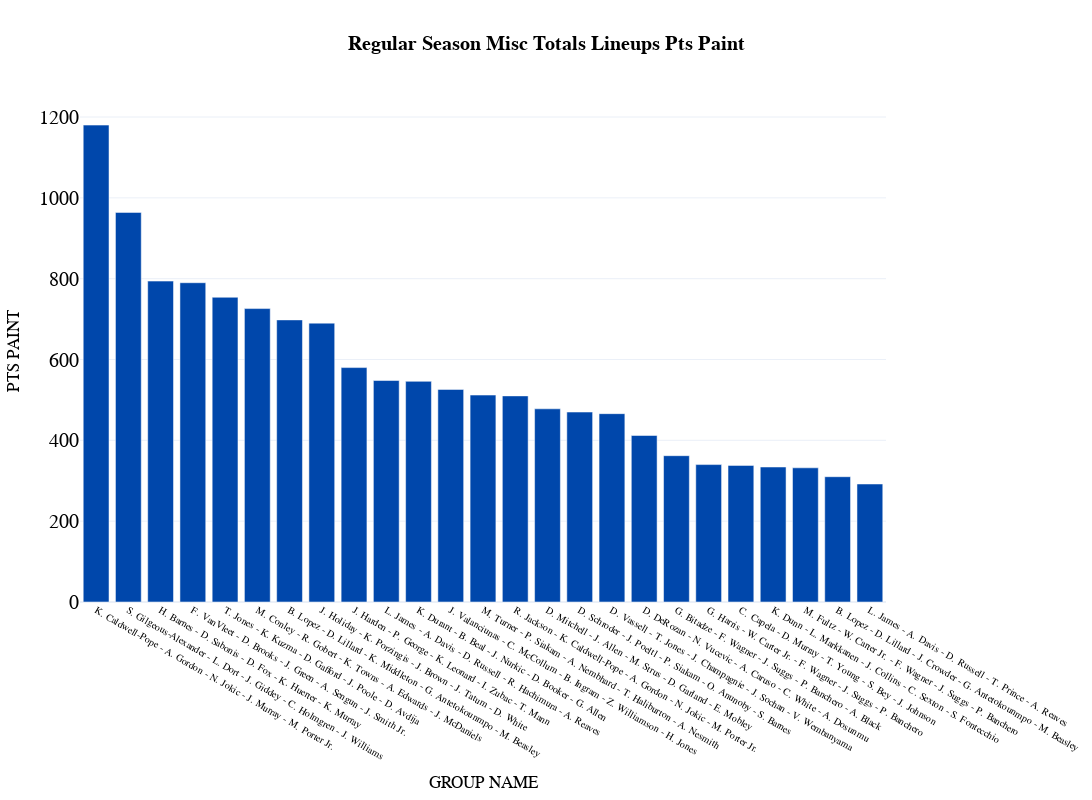

Here is the notebook cell this chart was saved with:
### Code cell
fig_bar_misc = px.bar(
    df_totals_misc[df_totals_misc["MIN"]>100].sort_values(by=sort_category_misc, ascending=False).head(25),
  x='GROUP NAME', 
  y=sort_category_misc,
#   color='TEAM_ABBREVIATION',
  color_discrete_map=team_color_dict,     
  title="<b>{} Misc Totals Lineups {}</b>".format(types,sort_category_misc.replace('_', ' ').title()),
  template="plotly_white",
  hover_data=['GROUP NAME', 'TEAM ABBREVIATION', 'GP', 'W', 'L', 'MIN', 'PTS OFF TOV',
       'PTS 2ND CHANCE', 'PTS FB', 'PTS PAINT', 'OPP PTS OFF TOV',
       'OPP PTS 2ND CHANCE', 'OPP PTS FB', 'OPP PTS PAINT'], 
  height=800, 
  width=1200,
  )

fig_bar_misc.update_layout(
    title_x=0.5,
    hoverlabel=dict(
        bgcolor="white",
        font_size=16,
        font_family="PT Sans Narrow"
    ),
    yaxis = dict(tickfont = dict(size=20)),
    xaxis = dict(tickfont = dict(size=10)),
    font=dict(
        family="PT Sans Narrow",
        size=14,
        color="Black"
    ),
    title_font_family="PT Sans Narrow"
)
fig_bar_misc.update_traces(marker_color='#0047ab')
fig_bar_misc

### Figure 1 — Plotly figure (JSON) as saved in the notebook; plotly's stock layout.template omitted (floating-point values rounded to 4 significant figures; data arrays with more than 128 entries replaced by an {"elided": "..."} marker saying what was removed)
{"data": [{"alignmentgroup": "True", "customdata": {"elided": "25x12 mixed values"}, "hovertemplate": "GROUP NAME=%{x}<br>PTS PAINT=%{y}<br>TEAM ABBREVIATION=%{customdata[0]}<br>GP=%{customdata[1]}<br>W=%{customdata[2]}<br>L=%{customdata[3]}<br>MIN=%{customdata[4]}<br>PTS OFF TOV=%{customdata[5]}<br>PTS 2ND CHANCE=%{customdata[6]}<br>PTS FB=%{customdata[7]}<br>OPP PTS OFF TOV=%{customdata[8]}<br>OPP PTS 2ND CHANCE=%{customdata[9]}<br>OPP PTS FB=%{customdata[10]}<br>OPP PTS PAINT=%{customdata[11]}<extra></extra>", "legendgroup": "", "marker": {"color": "#0047ab", "pattern": {"shape": ""}}, "name": "", "offsetgroup": "", "orientation": "v", "showlegend": false, "textposition": "auto", "type": "bar", "x": ["K. Caldwell-Pope - A. Gordon - N. Jokic - J. Murray - M. Porter Jr.", "S. Gilgeous-Alexander - L. Dort - J. Giddey - C. Holmgren - J. Williams", "H. Barnes - D. Sabonis - D. Fox - K. Huerter - K. Murray", "F. VanVleet - D. Brooks - J. Green - A. Sengun - J. Smith Jr.", "T. Jones - K. Kuzma - D. Gafford - J. Poole - D. Avdija", "M. Conley - R. Gobert - K. Towns - A. Edwards - J. McDaniels", "B. Lopez - D. Lillard - K. Middleton - G. Antetokounmpo - M. Beasley", "J. Holiday - K. Porzingis - J. Brown - J. Tatum - D. White", "J. Harden - P. George - K. Leonard - I. Zubac - T. Mann", "L. James - A. Davis - D. Russell - R. Hachimura - A. Reaves", "K. Durant - B. Beal - J. Nurkic - D. Booker - G. Allen", "J. Valanciunas - C. McCollum - B. Ingram - Z. Williamson - H. Jones", "M. Turner - P. Siakam - A. Nembhard - T. Haliburton - A. Nesmith", "R. Jackson - K. Caldwell-Pope - A. Gordon - N. Jokic - M. Porter Jr.", "D. Mitchell - J. Allen - M. Strus - D. Garland - E. Mobley", "D. Schroder - J. Poeltl - P. Siakam - O. Anunoby - S. Barnes", "D. Vassell - T. Jones - J. Champagnie - J. Sochan - V. Wembanyama", "D. DeRozan - N. Vucevic - A. Caruso - C. White - A. Dosunmu", "G. Bitadze - F. Wagner - J. Suggs - P. Banchero - A. Black", "G. Harris - W. Carter Jr. - F. Wagner - J. Suggs - P. Banchero", "C. Capela - D. Murray - T. Young - S. Bey - J. Johnson", "K. Dunn - L. Markkanen - J. Collins - C. Sexton - S. Fontecchio", "M. Fultz - W. Carter Jr. - F. Wagner - J. Suggs - P. Banchero", "B. Lopez - D. Lillard - J. Crowder - G. Antetokounmpo - M. Beasley", "L. James - A. Davis - D. Russell - T. Prince - A. Reaves"], "xaxis": "x", "y": [1180, 964, 794, 790, 754, 726, 698, 690, 580, 548, 546, 526, 512, 510, 478, 470, 466, 412, 362, 340, 338, 334, 332, 310, 292], "yaxis": "y"}], "layout": {"barmode": "relative", "font": {"color": "Black", "family": "PT Sans Narrow", "size": 14}, "height": 800, "hoverlabel": {"bgcolor": "white", "font": {"family": "PT Sans Narrow", "size": 16}}, "legend": {"tracegroupgap": 0}, "title": {"font": {"family": "PT Sans Narrow"}, "text": "<b>Regular Season Misc Totals Lineups Pts Paint</b>", "x": 0.5}, "width": 1200, "xaxis": {"anchor": "y", "domain": [0, 1], "tickfont": {"size": 10}, "title": {"text": "GROUP NAME"}}, "yaxis": {"anchor": "x", "domain": [0, 1], "tickfont": {"size": 20}, "title": {"text": "PTS PAINT"}}}}
